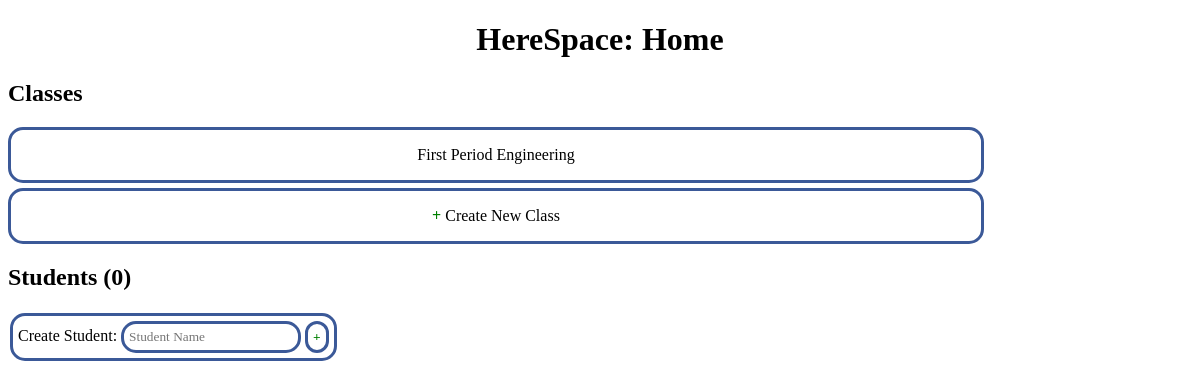
Before: /home (signed in) with the older database file.
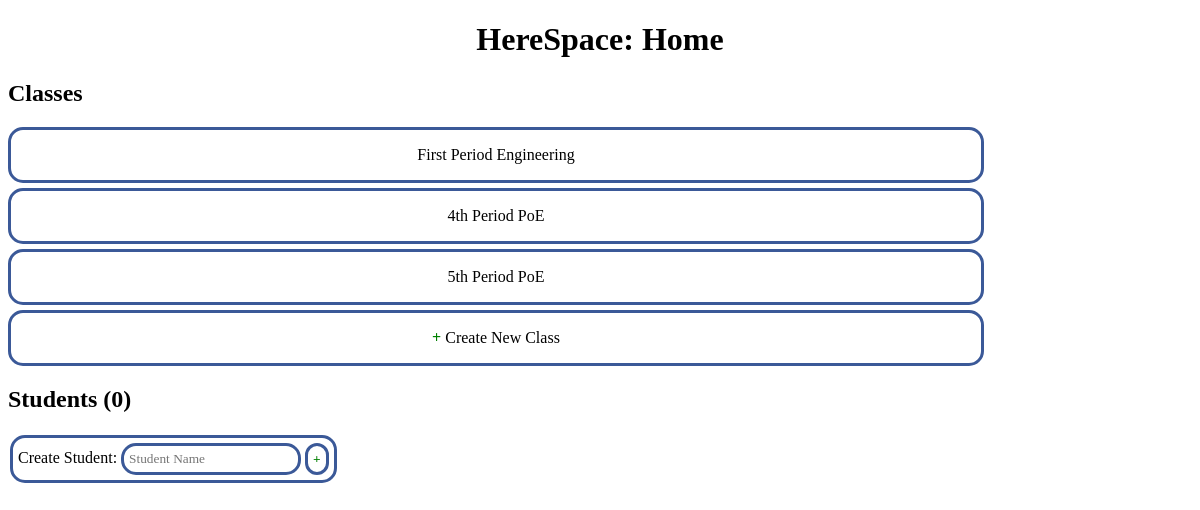
After: the same page with the newer database file.
### tables this page shows
CREATE TABLE klasses
(
    klass_id INTEGER PRIMARY KEY,           -- Each klass has a unique id.
    user_id INTEGER,                        -- The klass owner (teacher)'s id.
    klass_name TEXT                         -- The title of the class (like "3rd period Engineering").
);

### home_route.py (the view)
@app.route("/home")
@login_required
def home():
    klasses = database_storage.fetchKlassesByUserId(current_user.get_id())
    return render_template("home.html", klasses = klasses)

### app.py (called while the page is built)
@login_manager.user_loader
def load_user(user_id):
    print("Loading user...")
    return database_storage.loadUser(user_id)

### storage/databasestorage.py (called while the page is built)
    def loadUser(self, user_id):
        users = self.cursor.execute("SELECT user_id, username, password_hashed_and_salted, email, user_type, student_id FROM users WHERE user_id = ?", (user_id,))
        user = users.fetchone()
        if user is None:
            return None
        return User(user_id, user[USERS_TABLE_USERNAME_COLUMN], user[USERS_TABLE_PASSWORD_HASHED_AND_SALTED_COLUMN], user[USERS_TABLE_EMAIL_COLUMN], user[USERS_TABLE_USER_TYPE_COLUMN], user[USERS_TABLE_STUDENT_ID_COLUMN], is_authenticated = True, is_active = True, is_anonymous = False)

    def fetchKlassesByUserId(self, user_id):
        klasses_raw = self.cursor.execute("SELECT klass_id, user_id, klass_name FROM klasses WHERE user_id = ?", (user_id,))
        klasses = []
        for klass_raw in klasses_raw:
            klasses.append(Klass(klass_raw[KLASSES_TABLE_KLASS_ID_COLUMN], klass_raw[KLASSES_TABLE_USER_ID_COLUMN], klass_raw[KLASSES_TABLE_KLASS_NAME_COLUMN]))
        return klasses

### storage/user.py (called while the page is built)
    def get_id(self):
        return str(self.user_id)

### templates/home.html (shortened to what this page needs)
<!DOCTYPE html>
<html>
    <head>
        <link rel="stylesheet" type="text/css" href="/static/stylesheets/global.css">
        <link rel="stylesheet" type="text/css" href="/static/stylesheets/home.css">
    </head>
    <body>
        <h1>
            HereSpace: Home
        </h1>
        <h2>
            Classes
        </h2>
        {% for klass in klasses %}
            <a class="buttonlike klass_entry" href="/klass?klass_id={{ klass.klass_id }}">{{ klass.klass_name }}</a>
        {% endfor %}
        {% raw %}
        <a class="buttonlike klass_entry" href="/create_klass">
            <b class="add_plus">+</b> Create New Class
        </a>
        <div id="vue_div">
            <h2>
            </h2>
            <table>
                <tr>
                    <td class="decorated">
                        Create Student: <input type="text" v-model="student_to_create_name" v-on:keyup.enter="createStudentOnClick" placeholder="Student Name" />
                        <button v-on:click="createStudentOnClick" id="create_student_button">
                            <b class="add_plus">+</b>
                        </button>
                    </td>
                </tr>
            </table>
        </div>
        {% endraw %}
    </body>
</html>

### static/stylesheets/global.css (style rules this page uses)
* { font-family: Verdana; }
h1 { text-align: center; }
.buttonlike { display: block; }
.buttonlike, .decorated, button, input, textarea { border: 3px solid #3b5998; border-radius: 15px; padding: 5px 5px 5px 5px; }
input, textarea { transition: border-color 0.5s, background-color 0.5s; }
.buttonlike, button, input[type=submit] { background-color: white; color: black; transition: background-color 0.5s, color 0.5s; }

### static/stylesheets/home.css (style rules this page uses)
.klass_entry { display: block; height: 5vh; width: 80vw; text-align: center; text-decoration: none; vertical-align: middle; line-height: 5vh; margin-bottom: 5px; }
.add_plus { color: green; }
#create_student_button { color: red; }

Changed rows visible on the page:
added klasses: klass_name "4th Period PoE"
added klasses: klass_name "5th Period PoE"
